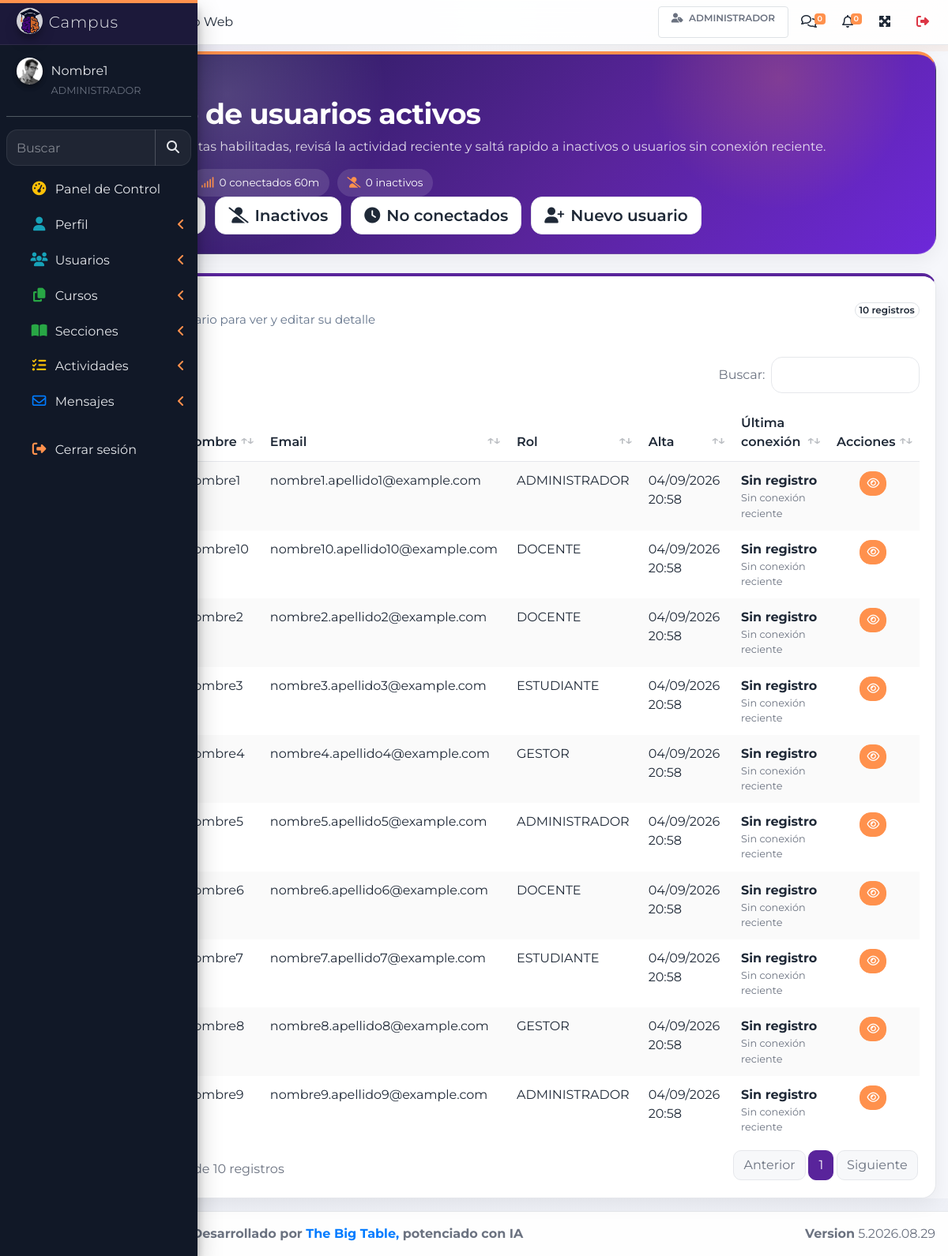
Page /index.php?r=listado-usuarios (signed in) on the committed database.
### tables this page shows
CREATE TABLE IF NOT EXISTS `usuarios` (
  `idUsuario` int NOT NULL AUTO_INCREMENT,
  `nombreUsuario` char(20) NOT NULL,
  `apellidoUsuario` char(20) NOT NULL,
  `email` varchar(50) NOT NULL,
  `pass` varchar(100) NOT NULL,
  `resetPass` tinyint(1) NOT NULL,
  `imgUsuario` varchar(30) NOT NULL,
  `activo` tinyint(1) NOT NULL,
  `rol` char(15) NOT NULL,
  `fechaAlta` datetime NOT NULL DEFAULT CURRENT_TIMESTAMP,
  `ultimaConexion` datetime DEFAULT NULL,
  `fechaBaja` datetime DEFAULT NULL,
  `motivoBaja` varchar(255) DEFAULT NULL,
  `usuarioBaja` int DEFAULT NULL,
  `wpUserId` bigint DEFAULT NULL,
  `origenAuth` varchar(20) NOT NULL DEFAULT 'LOCAL',
  PRIMARY KEY (`idUsuario`),
  KEY `idx_wp_user` (`wpUserId`)
);

### controladores/plantilla.controller.php (called while the page is built)
<?php
class PlantillaController{
    public function crtGetPlantilla(){
        include "vistas/plantilla.php";
}
}

### index.php (called while the page is built, shortened)
<?php
require_once("controladores/auth.controller.php");
require_once("controladores/plantilla.controller.php");
require_once("controladores/usuarios.controller.php");
$plantilla= new PlantillaController();
$plantilla->crtGetPlantilla();
?>

### modelos/conexion.php (called while the page is built, shortened)
<?php
class Conexion
{
    private static $pdo = null;
    private static function crearPdo($host, $port, $dbName, $user, $password)
    {
        $dsn = sprintf(
            'mysql:host=%s;port=%s;dbname=%s;charset=utf8mb4',
            $host,
            $port,
            $dbName
        );
        $link = new PDO($dsn, $user, $password);
        $link->setAttribute(PDO::ATTR_ERRMODE, PDO::ERRMODE_EXCEPTION);
        $link->exec('set names utf8mb4');
        $link->exec("SET time_zone = '-03:00'");
        return $link;
    }
    public static function conectar()
    {
        try {
            if (self::$pdo instanceof PDO) {
                return self::$pdo;
            }
            self::$pdo = self::crearPdo(DB_HOST, DB_PORT, DB_NAME, DB_USER, DB_PASSWORD);
            return self::$pdo;
        } catch (PDOException $e) {
            echo 'Error de conexion: ' . $e->getMessage();
            return null;
        }
    }
}
?>

### modelos/usuarios.modelo.php (called while the page is built, shortened)
<?php
require_once('conexion.php');
class ModeloUsuarios
{
    public static function mdlSeleccionarUsuarios($item, $valor)
    {
        $columnasPermitidas = ['idUsuario', 'nombreUsuario', 'apellidoUsuario', 'email', 'rol', 'activo', 'resetPass'];
        $stmt = Conexion::conectar()->prepare("
            SELECT u.*,
                   DATE_FORMAT(u.fechaAlta, '%d/%m/%Y %H:%i') AS fechaAltaFmt,
                   DATE_FORMAT(u.ultimaConexion, '%d/%m/%Y %H:%i') AS ultimaConexionFmt,
                   DATE_FORMAT(u.fechaBaja, '%d/%m/%Y %H:%i') AS fechaBajaFmt,
                   CONCAT(u2.nombreUsuario, ' ', u2.apellidoUsuario) AS usuarioBajaNombre
            FROM usuarios u
            LEFT JOIN usuarios u2 ON u2.idUsuario = u.usuarioBaja
            WHERE u.$item = :valor
            ORDER BY u.apellidoUsuario ASC, u.nombreUsuario ASC
        ");
        $stmt->bindParam(":valor", $valor, PDO::PARAM_STR);
        $stmt->execute();
        return $stmt->fetchAll(PDO::FETCH_ASSOC);
    }
    public static function mdlContarUsuariosConectadosRecientes($minutos = 60)
    {
        $minutos = max(1, (int) $minutos);
        $stmt = Conexion::conectar()->prepare("
            SELECT COUNT(*) AS total
            FROM usuarios
            WHERE activo = 1
              AND ultimaConexion >= (NOW() - INTERVAL {$minutos} MINUTE)
        ");
        $stmt->execute();
        $resultado = $stmt->fetch(PDO::FETCH_ASSOC);
        return (int) ($resultado['total'] ?? 0);
    }
}

### controladores/usuarios.controller.php (called while the page is built, shortened)
<?php
require_once('modelos/usuarios.modelo.php');
class ControladorUsuarios
{
    public static function crtSeleccionarUsuario($item, $valor)
    {
        return ModeloUsuarios::mdlSeleccionarUsuarios($item, $valor);
    }
    public static function crtContarUsuariosConectadosRecientes($minutos = 60)
    {
        return ModeloUsuarios::mdlContarUsuariosConectadosRecientes((int) $minutos);
    }
}

### vistas/paginas/usuario/listado-usuarios.php (the view, shortened to what this page needs)
<?php
$usuarios = ControladorUsuarios::crtSeleccionarUsuario('activo', 1);
$usuariosActivos = count($usuarios);
$usuariosConectados = ControladorUsuarios::crtContarUsuariosConectadosRecientes(60);
$usuariosInactivos = count(ControladorUsuarios::crtSeleccionarUsuario('activo', 0));
$e = static function ($valor) {
    return htmlspecialchars((string) $valor, ENT_QUOTES, 'UTF-8');
};
?>
<section class="content page-fade">
  <div class="container-fluid">
    <div class="entity-hero mb-4">
      <div class="entity-hero__content">
        <div class="d-flex flex-wrap align-items-start justify-content-between">
          <div class="mb-3 mb-lg-0">
            <span class="entity-kicker">Usuarios</span>
            <h1 class="entity-title mb-2">Listado de usuarios activos</h1>
            <p class="entity-lead mb-3">
              Administrá cuentas habilitadas, revisá la actividad reciente y saltá rapido a inactivos o usuarios sin conexión reciente.
            </p>
            <div class="d-flex flex-wrap" style="gap: .6rem;">
              <span class="entity-chip"><i class="fas fa-user-check"></i><?php echo (int) $usuariosActivos; ?> activos</span>
              <span class="entity-chip"><i class="fas fa-signal"></i><?php echo (int) $usuariosConectados; ?> conectados 60m</span>
              <span class="entity-chip"><i class="fas fa-user-slash"></i><?php echo (int) $usuariosInactivos; ?> inactivos</span>
            </div>
          </div>
          <div class="d-flex flex-wrap justify-content-end" style="gap: .75rem;">
            <a href="index.php?r=listado-usuarios" class="btn btn-light btn-lg text-primary">
            </a>
            <a href="index.php?r=usuarios-inactivos" class="btn btn-outline-light btn-lg">
              <i class="fas fa-user-slash mr-2"></i>Inactivos
            </a>
            <a href="index.php?r=usuarios-no-conectados" class="btn btn-outline-light btn-lg">
              <i class="fas fa-clock mr-2"></i>No conectados
            </a>
            <a href="index.php?r=crear-usuario" class="btn btn-outline-light btn-lg">
              <i class="fas fa-user-plus mr-2"></i>Nuevo usuario
            </a>
          </div>
        </div>
      </div>
    </div>
    <div class="card glass-card">
      <div class="card-header bg-white border-0">
        <div class="d-flex flex-wrap align-items-center justify-content-between">
          <div>
            <div class="section-title">Cuentas activas</div>
            <div class="section-subtitle">Selecciona un usuario para ver y editar su detalle</div>
          </div>
          <span class="badge badge-light border"><?php echo (int) $usuariosActivos; ?> registros</span>
        </div>
      </div>
      <div class="card-body">
        <div class="table-responsive">
          <table id="example1" class="table table-hover table-striped table-borderless mb-0">
            <thead>
              <tr>
                <th>Apellido</th>
                <th>Nombre</th>
                <th>Email</th>
                <th>Rol</th>
                <th>Alta</th>
                <th>Última conexión</th>
                <th class="text-center">Acciones</th>
              </tr>
            </thead>
            <tbody>
              <?php foreach ($usuarios as $valor): ?>
                <?php
                  $ultimaConexion = !empty($valor['ultimaConexionFmt']) ? $valor['ultimaConexionFmt'] : 'Sin registro';
                  $estadoConexion = !empty($valor['ultimaConexion']) && strtotime((string) $valor['ultimaConexion']) >= strtotime('-60 minutes') ? 'Conectado reciente' : 'Sin conexión reciente';
                ?>
                <tr>
                  <td><?php echo $e($valor['apellidoUsuario'] ?? ''); ?></td>
                  <td><?php echo $e($valor['nombreUsuario'] ?? ''); ?></td>
                  <td><?php echo $e($valor['email'] ?? ''); ?></td>
                  <td><?php echo $e($valor['rol'] ?? ''); ?></td>
                  <td><?php echo $e($valor['fechaAltaFmt'] ?? ''); ?></td>
                  <td>
                    <div class="d-flex flex-column">
                      <strong><?php echo $e($ultimaConexion); ?></strong>
                      <small class="text-muted"><?php echo $e($estadoConexion); ?></small>
                    </div>
                  </td>
                  <td class="text-center">
                    <a href="index.php?r=editar-usuario&id=<?php echo (int) ($valor['idUsuario'] ?? 0); ?>" class="btn btn-success btn-sm" title="Ver detalle">
                      <i class="far fa-eye"></i>
                    </a>
                  </td>
                </tr>
              <?php endforeach; ?>
            </tbody>
          </table>
        </div>
      </div>
    </div>
  </div>
</section>

### rows in the picture
usuarios: nombreUsuario "Nombre1", email "nombre1.apellido1@example.com", rol "ADMINISTRADOR", fechaAltaFmt "04/09/2026 20:58", ultimaConexion "Sin registro", ultimaConexion "Sin conexión reciente"
usuarios: nombreUsuario "Nombre10", email "nombre10.apellido10@example.com", rol "DOCENTE", fechaAltaFmt "04/09/2026 20:58", ultimaConexion "Sin registro", ultimaConexion "Sin conexión reciente"
usuarios: nombreUsuario "Nombre2", email "nombre2.apellido2@example.com", rol "DOCENTE", fechaAltaFmt "04/09/2026 20:58", ultimaConexion "Sin registro", ultimaConexion "Sin conexión reciente"
usuarios: nombreUsuario "Nombre3", email "nombre3.apellido3@example.com", rol "ESTUDIANTE", fechaAltaFmt "04/09/2026 20:58", ultimaConexion "Sin registro", ultimaConexion "Sin conexión reciente"
usuarios: nombreUsuario "Nombre4", email "nombre4.apellido4@example.com", rol "GESTOR", fechaAltaFmt "04/09/2026 20:58", ultimaConexion "Sin registro", ultimaConexion "Sin conexión reciente"
usuarios: nombreUsuario "Nombre5", email "nombre5.apellido5@example.com", rol "ADMINISTRADOR", fechaAltaFmt "04/09/2026 20:58", ultimaConexion "Sin registro", ultimaConexion "Sin conexión reciente"
usuarios: nombreUsuario "Nombre6", email "nombre6.apellido6@example.com", rol "DOCENTE", fechaAltaFmt "04/09/2026 20:58", ultimaConexion "Sin registro", ultimaConexion "Sin conexión reciente"
usuarios: nombreUsuario "Nombre7", email "nombre7.apellido7@example.com", rol "ESTUDIANTE", fechaAltaFmt "04/09/2026 20:58", ultimaConexion "Sin registro", ultimaConexion "Sin conexión reciente"
usuarios: nombreUsuario "Nombre8", email "nombre8.apellido8@example.com", rol "GESTOR", fechaAltaFmt "04/09/2026 20:58", ultimaConexion "Sin registro", ultimaConexion "Sin conexión reciente"
usuarios: nombreUsuario "Nombre9", email "nombre9.apellido9@example.com", rol "ADMINISTRADOR", fechaAltaFmt "04/09/2026 20:58", ultimaConexion "Sin registro", ultimaConexion "Sin conexión reciente"

### other values in the picture
ControladorPermisos::etiquetaRol() "ADMINISTRADOR"
$cabecera['mensajes'] "0"
$cabecera['notificaciones'] "0"
$_SESSION['usuario']['nombre'] "Nombre1"
$usuariosConectados "0"
$usuariosInactivos "0"
$usuariosActivos "10"
